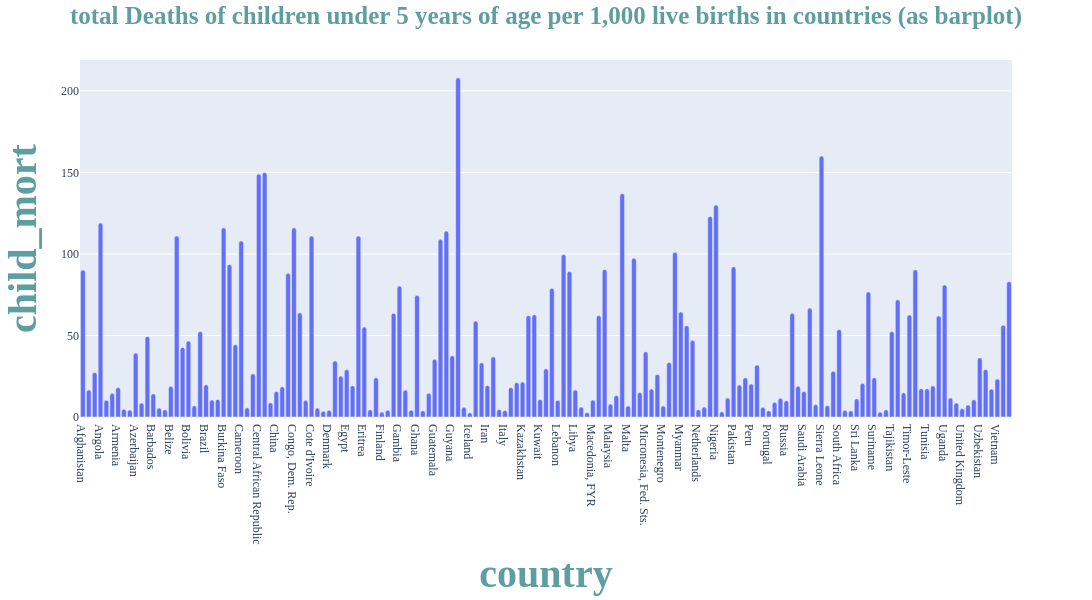

Notebook code cell kept with this figure:
### Markdown cell above
<div style="
    margin:25px 0;
    padding:25px 30px;
    border-radius:18px;
    background:linear-gradient(135deg,#064E3B,#059669);
    box-shadow:0 10px 30px rgba(5,150,105,.25);
    border-left:6px solid #F59E0B;
">

<h2 style="
    margin:0;
    color:white;
    font-family:Verdana,sans-serif;
    font-size:28px;
    letter-spacing:1px;
">
   country - child_mort
</h2>

</div>

### Code cell
# bar plot
fig = px.bar(df, x="country", y="child_mort")







# chart settings
fig.update_layout(

    width=1100,
    height=600,
    font_size=12,
    font_family="Times New Roman",
    barcornerradius=13,





    # title
    title="total Deaths of children under 5 years of age per 1,000 live births in countries (as barplot)",
    title_font_size=25,
    title_font_weight='bold',
    title_font_color='cadetblue',
    title_x=0.5,
    title_y=0.99,





    # X-axis
    xaxis_title="country",
    xaxis_title_font_size=40,
    xaxis_title_font_weight='bold',
    xaxis_title_font_color='cadetblue',





    # Y-axis
    yaxis_title="child_mort",
    yaxis_title_font_size=40,
    yaxis_title_font_weight='bold',
    yaxis_title_font_color="cadetblue"
    
)





fig.show()

### Figure 1 — Plotly figure (JSON) as saved in the notebook; plotly's stock layout.template omitted (floating-point values rounded to 4 significant figures; data arrays with more than 128 entries replaced by an {"elided": "..."} marker saying what was removed)
{"data": [{"hovertemplate": "country=%{x}<br>child_mort=%{y}<extra></extra>", "legendgroup": "", "marker": {"color": "#636efa", "pattern": {"shape": ""}}, "name": "", "orientation": "v", "showlegend": false, "textposition": "auto", "type": "bar", "x": {"elided": "159 str values"}, "xaxis": "x", "y": {"elided": "159 float values"}, "yaxis": "y"}], "layout": {"barcornerradius": 13, "barmode": "relative", "font": {"family": "Times New Roman", "size": 12}, "height": 600, "legend": {"tracegroupgap": 0}, "margin": {"t": 60}, "title": {"font": {"color": "cadetblue", "size": 25, "weight": "bold"}, "text": "total Deaths of children under 5 years of age per 1,000 live births in countries (as barplot)", "x": 0.5, "y": 0.99}, "width": 1100, "xaxis": {"anchor": "y", "domain": [0, 1], "title": {"font": {"color": "cadetblue", "size": 40, "weight": "bold"}, "text": "country"}}, "yaxis": {"anchor": "x", "domain": [0, 1], "title": {"font": {"color": "cadetblue", "size": 40, "weight": "bold"}, "text": "child_mort"}}}}
